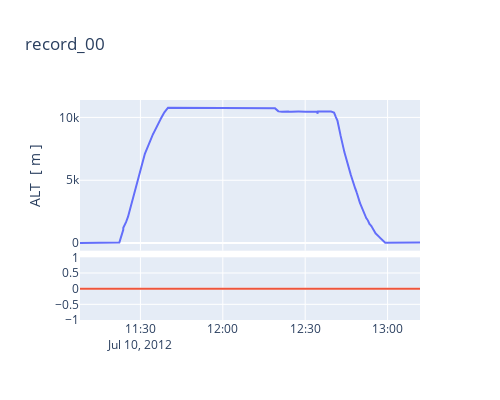

This figure's notebook cell:
### Markdown cell above
Certains environnements comme "Google Collab" ne gèrent pas les `FigureWidgets` de Plotly ce qui empèche de cliquer sur un point de la courbe. C'est pourquoi une version légèrement dégradée est proposée avec la méthode `.plotc()`.

### Code cell
S.plotc()

### Figure 1 — Plotly figure (JSON) as saved in the notebook; plotly's stock layout.template omitted (floating-point values rounded to 4 significant figures; data arrays with more than 128 entries replaced by an {"elided": "..."} marker saying what was removed)
{"data": [{"name": "value", "type": "scatter", "x": {"elided": "7429 str values"}, "xaxis": "x", "y": {"elided": "7429 float values"}, "yaxis": "y"}, {"type": "scatter", "x": {"elided": "7429 str values"}, "xaxis": "x2", "y": {"elided": "7429 int values"}, "yaxis": "y2"}], "layout": {"height": 400, "showlegend": false, "title": {"text": "record_00"}, "width": 500, "xaxis": {"anchor": "y", "domain": [0, 1], "matches": "x2", "showticklabels": false}, "xaxis2": {"anchor": "y2", "domain": [0, 1], "title": {"font": {"color": "blue"}}}, "yaxis": {"anchor": "x", "domain": [0.315, 1], "title": {"text": "ALT  [ m ]"}}, "yaxis2": {"anchor": "x2", "domain": [0, 0.285]}}}
